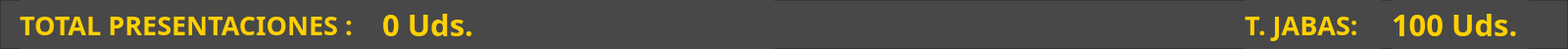
    <widget class="QFrame" name="frmTotalPresentaciones">
     <property name="geometry">
      <rect>
       <x>0</x>
       <y>500</y>
       <width>1600</width>
       <height>50</height>
      </rect>
     </property>
     <property name="styleSheet">
      <string notr="true">background-color: rgb(72, 72, 72);</string>
     </property>
     <property name="frameShape">
      <enum>QFrame::StyledPanel</enum>
     </property>
     <property name="frameShadow">
      <enum>QFrame::Raised</enum>
     </property>
     <widget class="QLabel" name="lblTotalPresentaciones">
      <property name="geometry">
       <rect>
        <x>20</x>
        <y>0</y>
        <width>400</width>
        <height>50</height>
       </rect>
      </property>
      <property name="font">
       <font>
        <family>Poppins</family>
        <pointsize>20</pointsize>
        <weight>75</weight>
        <bold>true</bold>
       </font>
      </property>
      <property name="styleSheet">
       <string notr="true">color: #FFD100;</string>
      </property>
      <property name="text">
       <string>TOTAL PRESENTACIONES :</string>
      </property>
     </widget>
     <widget class="QLabel" name="txtCantPolloTotales">
      <property name="geometry">
       <rect>
        <x>390</x>
        <y>0</y>
        <width>400</width>
        <height>50</height>
       </rect>
      </property>
      <property name="font">
       <font>
        <family>Poppins</family>
        <pointsize>23</pointsize>
        <weight>75</weight>
        <bold>true</bold>
       </font>
      </property>
      <property name="styleSheet">
       <string notr="true">color: #FFD100;</string>
      </property>
      <property name="text">
       <string>0 Uds.</string>
      </property>
     </widget>
     <widget class="QLabel" name="txtCantJabasTotales">
      <property name="geometry">
       <rect>
        <x>1420</x>
        <y>0</y>
        <width>140</width>
        <height>50</height>
       </rect>
      </property>
      <property name="font">
       <font>
        <family>Poppins</family>
        <pointsize>23</pointsize>
        <weight>75</weight>
        <bold>true</bold>
       </font>
      </property>
      <property name="styleSheet">
       <string notr="true">color: #FFD100;</string>
      </property>
      <property name="text">
       <string>100 Uds.</string>
      </property>
     </widget>
     <widget class="QLabel" name="txtCantidadDeJabas">
      <property name="geometry">
       <rect>
        <x>1270</x>
        <y>0</y>
        <width>140</width>
        <height>50</height>
       </rect>
      </property>
      <property name="font">
       <font>
        <family>Poppins</family>
        <pointsize>20</pointsize>
        <weight>75</weight>
        <bold>true</bold>
       </font>
      </property>
      <property name="styleSheet">
       <string notr="true">color: #FFD100;</string>
      </property>
      <property name="text">
       <string>T. JABAS:</string>
      </property>
     </widget>
    </widget>
